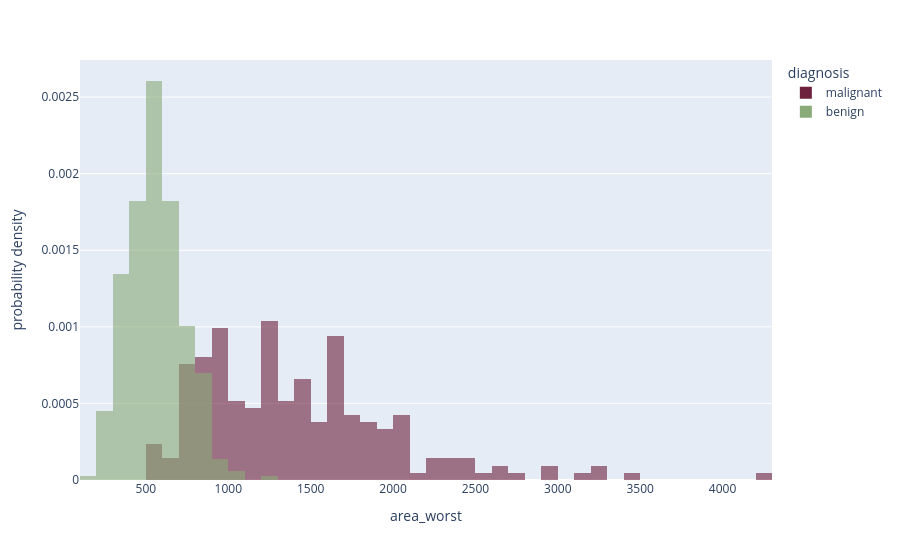

Here is the notebook cell this chart was saved with:
### Markdown cell above
**What to look for —** the clearest single-feature separation here: the benign mass concentrates near zero while malignant spreads right. It also tops the correlation ranking below — the visual intuition and the numbers agree.

### Code cell
fig = px.histogram(
    df,
    x="area_worst",
    color="diagnosis",
    histnorm="probability density",
    opacity=0.6,
    color_discrete_sequence=["#6D213C", "#8AAA79"],
)
fig.update_layout(barmode="overlay")
fig.show()

### Figure 1 — Plotly figure (JSON) as saved in the notebook; plotly's stock layout.template omitted (floating-point values rounded to 4 significant figures; data arrays with more than 128 entries replaced by an {"elided": "..."} marker saying what was removed)
{"data": [{"bingroup": "x", "histnorm": "probability density", "hovertemplate": "diagnosis=malignant<br>area_worst=%{x}<br>probability density=%{y}<extra></extra>", "legendgroup": "malignant", "marker": {"color": "#6D213C", "opacity": 0.6, "pattern": {"shape": ""}}, "name": "malignant", "orientation": "v", "showlegend": true, "type": "histogram", "x": {"elided": "212 float values"}, "xaxis": "x", "yaxis": "y"}, {"bingroup": "x", "histnorm": "probability density", "hovertemplate": "diagnosis=benign<br>area_worst=%{x}<br>probability density=%{y}<extra></extra>", "legendgroup": "benign", "marker": {"color": "#8AAA79", "opacity": 0.6, "pattern": {"shape": ""}}, "name": "benign", "orientation": "v", "showlegend": true, "type": "histogram", "x": {"elided": "357 float values"}, "xaxis": "x", "yaxis": "y"}], "layout": {"barmode": "overlay", "legend": {"title": {"text": "diagnosis"}, "tracegroupgap": 0}, "margin": {"t": 60}, "xaxis": {"anchor": "y", "domain": [0, 1], "title": {"text": "area_worst"}}, "yaxis": {"anchor": "x", "domain": [0, 1], "title": {"text": "probability density"}}}}
